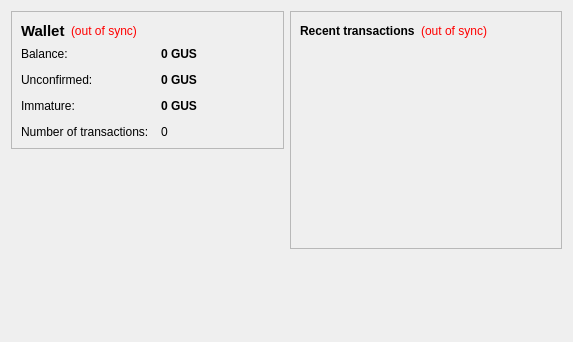
<?xml version="1.0" encoding="UTF-8"?>
<ui version="4.0">
 <class>OverviewPage</class>
 <widget class="QWidget" name="OverviewPage">
  <property name="geometry">
   <rect>
    <x>0</x>
    <y>0</y>
    <width>573</width>
    <height>342</height>
   </rect>
  </property>
  <property name="windowTitle">
   <string>Form</string>
  </property>
  <layout class="QHBoxLayout" name="horizontalLayout" stretch="1,1">
   <item>
    <layout class="QVBoxLayout" name="verticalLayout_2">
     <item>
      <widget class="QFrame" name="frame">
       <property name="frameShape">
        <enum>QFrame::StyledPanel</enum>
       </property>
       <property name="frameShadow">
        <enum>QFrame::Raised</enum>
       </property>
       <layout class="QVBoxLayout" name="verticalLayout_4">
        <item>
         <layout class="QHBoxLayout" name="horizontalLayout_4">
          <item>
           <widget class="QLabel" name="label_5">
            <property name="font">
             <font>
              <pointsize>11</pointsize>
              <weight>75</weight>
              <bold>true</bold>
             </font>
            </property>
            <property name="text">
             <string>Wallet</string>
            </property>
           </widget>
          </item>
          <item>
           <widget class="QLabel" name="labelWalletStatus">
            <property name="toolTip">
             <string>The displayed information may be out of date. Your wallet automatically synchronizes with the gustacoin network after a connection is established, but this process has not completed yet.</string>
            </property>
            <property name="styleSheet">
             <string notr="true">QLabel { color: red; }</string>
            </property>
            <property name="text">
             <string notr="true">(out of sync)</string>
            </property>
            <property name="alignment">
             <set>Qt::AlignLeading|Qt::AlignLeft|Qt::AlignVCenter</set>
            </property>
           </widget>
          </item>
          <item>
           <spacer name="horizontalSpacer_2">
            <property name="orientation">
             <enum>Qt::Horizontal</enum>
            </property>
            <property name="sizeHint" stdset="0">
             <size>
              <width>40</width>
              <height>20</height>
             </size>
            </property>
           </spacer>
          </item>
         </layout>
        </item>
        <item>
         <layout class="QFormLayout" name="formLayout_2">
          <property name="fieldGrowthPolicy">
           <enum>QFormLayout::AllNonFixedFieldsGrow</enum>
          </property>
          <property name="horizontalSpacing">
           <number>12</number>
          </property>
          <property name="verticalSpacing">
           <number>12</number>
          </property>
          <item row="0" column="0">
           <widget class="QLabel" name="label">
            <property name="text">
             <string>Balance:</string>
            </property>
           </widget>
          </item>
          <item row="0" column="1">
           <widget class="QLabel" name="labelBalance">
            <property name="font">
             <font>
              <weight>75</weight>
              <bold>true</bold>
             </font>
            </property>
            <property name="cursor">
             <cursorShape>IBeamCursor</cursorShape>
            </property>
            <property name="toolTip">
             <string>Your current balance</string>
            </property>
            <property name="text">
             <string notr="true">0 GUS</string>
            </property>
            <property name="textInteractionFlags">
             <set>Qt::LinksAccessibleByMouse|Qt::TextSelectableByKeyboard|Qt::TextSelectableByMouse</set>
            </property>
           </widget>
          </item>
          <item row="1" column="0">
           <widget class="QLabel" name="label_3">
            <property name="text">
             <string>Unconfirmed:</string>
            </property>
           </widget>
          </item>
          <item row="1" column="1">
           <widget class="QLabel" name="labelUnconfirmed">
            <property name="font">
             <font>
              <weight>75</weight>
              <bold>true</bold>
             </font>
            </property>
            <property name="cursor">
             <cursorShape>IBeamCursor</cursorShape>
            </property>
            <property name="toolTip">
             <string>Total of transactions that have yet to be confirmed, and do not yet count toward the current balance</string>
            </property>
            <property name="text">
             <string notr="true">0 GUS</string>
            </property>
            <property name="textInteractionFlags">
             <set>Qt::LinksAccessibleByMouse|Qt::TextSelectableByKeyboard|Qt::TextSelectableByMouse</set>
            </property>
           </widget>
          </item>
          <item row="3" column="0">
           <widget class="QLabel" name="label_2">
            <property name="text">
             <string>Number of transactions:</string>
            </property>
           </widget>
          </item>
          <item row="3" column="1">
           <widget class="QLabel" name="labelNumTransactions">
            <property name="toolTip">
             <string>Total number of transactions in wallet</string>
            </property>
            <property name="text">
             <string notr="true">0</string>
            </property>
           </widget>
          </item>
          <item row="2" column="0">
           <widget class="QLabel" name="labelImmatureText">
            <property name="text">
             <string>Immature:</string>
            </property>
           </widget>
          </item>
          <item row="2" column="1">
           <widget class="QLabel" name="labelImmature">
            <property name="font">
             <font>
              <weight>75</weight>
              <bold>true</bold>
             </font>
            </property>
            <property name="toolTip">
             <string>Mined balance that has not yet matured</string>
            </property>
            <property name="text">
             <string notr="true">0 GUS</string>
            </property>
            <property name="textInteractionFlags">
             <set>Qt::LinksAccessibleByMouse|Qt::TextSelectableByKeyboard|Qt::TextSelectableByMouse</set>
            </property>
           </widget>
          </item>
         </layout>
        </item>
       </layout>
      </widget>
     </item>
     <item>
      <spacer name="verticalSpacer">
       <property name="orientation">
        <enum>Qt::Vertical</enum>
       </property>
       <property name="sizeHint" stdset="0">
        <size>
         <width>20</width>
         <height>40</height>
        </size>
       </property>
      </spacer>
     </item>
    </layout>
   </item>
   <item>
    <layout class="QVBoxLayout" name="verticalLayout_3">
     <item>
      <widget class="QFrame" name="frame_2">
       <property name="frameShape">
        <enum>QFrame::StyledPanel</enum>
       </property>
       <property name="frameShadow">
        <enum>QFrame::Raised</enum>
       </property>
       <layout class="QVBoxLayout" name="verticalLayout">
        <item>
         <layout class="QHBoxLayout" name="horizontalLayout_2">
          <item>
           <widget class="QLabel" name="label_4">
            <property name="text">
             <string>&lt;b&gt;Recent transactions&lt;/b&gt;</string>
            </property>
           </widget>
          </item>
          <item>
           <widget class="QLabel" name="labelTransactionsStatus">
            <property name="toolTip">
             <string>The displayed information may be out of date. Your wallet automatically synchronizes with the gustacoin network after a connection is established, but this process has not completed yet.</string>
            </property>
            <property name="styleSheet">
             <string notr="true">QLabel { color: red; }</string>
            </property>
            <property name="text">
             <string notr="true">(out of sync)</string>
            </property>
            <property name="alignment">
             <set>Qt::AlignRight|Qt::AlignTrailing|Qt::AlignVCenter</set>
            </property>
           </widget>
          </item>
          <item>
           <spacer name="horizontalSpacer">
            <property name="orientation">
             <enum>Qt::Horizontal</enum>
            </property>
            <property name="sizeHint" stdset="0">
             <size>
              <width>40</width>
              <height>20</height>
             </size>
            </property>
           </spacer>
          </item>
         </layout>
        </item>
        <item>
         <widget class="QListView" name="listTransactions">
          <property name="styleSheet">
           <string notr="true">QListView { background: transparent; }</string>
          </property>
          <property name="frameShape">
           <enum>QFrame::NoFrame</enum>
          </property>
          <property name="verticalScrollBarPolicy">
           <enum>Qt::ScrollBarAlwaysOff</enum>
          </property>
          <property name="horizontalScrollBarPolicy">
           <enum>Qt::ScrollBarAlwaysOff</enum>
          </property>
          <property name="selectionMode">
           <enum>QAbstractItemView::NoSelection</enum>
          </property>
         </widget>
        </item>
       </layout>
      </widget>
     </item>
     <item>
      <spacer name="verticalSpacer_2">
       <property name="orientation">
        <enum>Qt::Vertical</enum>
       </property>
       <property name="sizeHint" stdset="0">
        <size>
         <width>20</width>
         <height>40</height>
        </size>
       </property>
      </spacer>
     </item>
    </layout>
   </item>
  </layout>
 </widget>
 <resources/>
 <connections/>
</ui>
